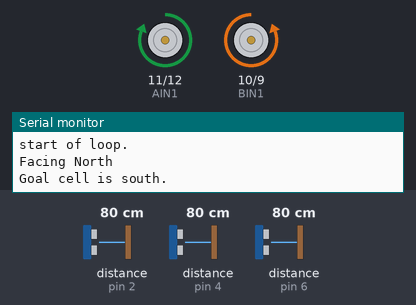
The sketch below on a simulated Arduino Uno, built with avr-gcc and run on an emulated ATmega328P. Shown: motor-driver pin pairs drawn as motors (green arrow = first pin HIGH = forward, orange = second pin HIGH = backward, longer = more drive, scaled by the enable pin), the last lines printed to the serial monitor. Wiring (inferred from the names in the program): 3 × ultrasonic range finder: trigger pin 3, echo pin 2 / trigger pin 5, echo pin 4 / trigger pin 7, echo pin 6. Inputs (shaded band) come from the test bench; at power-on: distance to the obstacle (sensors on pin 2, pin 4, pin 6) 80 cm. The echo pulse lasts 58.3 µs per cm.

Above: at 0.07 s.
At 4.3 s:
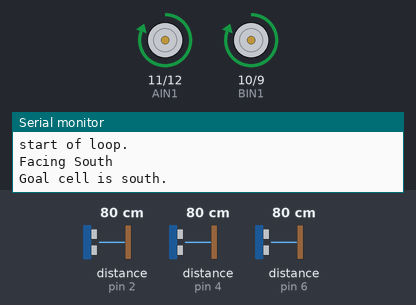
4.4 s: distance to the obstacle (sensor on pin 2) set to 250 cm
At 4.71 s:
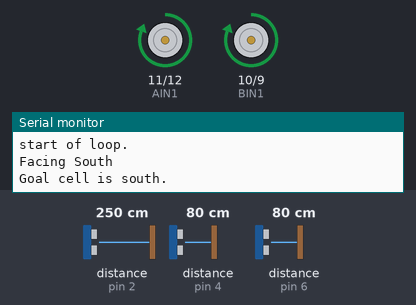
Timing chart, 0 to 13.4 s (numbered marks = the images above; inputs shaded):
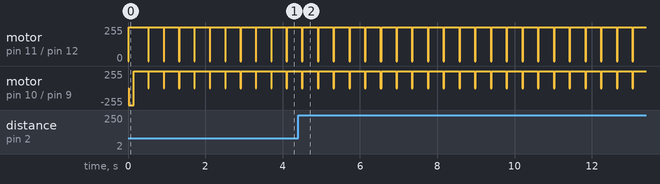

The sketch:

drive_code_with_map_WIP.ino
```cpp
// PINS
//the right motor will be controlled by the motor A pins on the motor driver
const int PWMA = 13;  //speed control pin on the motor driver for the right motor
const int AIN2 = 12;  //control pin 2 on the motor driver for the right motor
const int AIN1 = 11;  //control pin 1 on the motor driver for the right motor

//the left motor will be controlled by the motor B pins on the motor driver
const int BIN1 = 10;  //control pin 1 on the motor driver for the left motor
const int BIN2 = 9;   //control pin 2 on the motor driver for the left motor
const int PWMB = 8;   //speed control pin on the motor driver for the left motor

const int TRIG_LEFT = 7;
const int ECHO_LEFT = 6;
float distanceLeft;

const int TRIG_FRONT = 5;
const int ECHO_FRONT = 4;
float distanceFront;

const int TRIG_RIGHT = 3;
const int ECHO_RIGHT = 2;
float distanceRight;

const int SWITCH = 1;

// WALLS
bool walls[] = {false, false, false};

// DIRECTIONS
enum Orientation {
  NORTH = 1,
  EAST,
  SOUTH,
  WEST
};
enum Orientation currentOrientation = NORTH;
enum Direction {
  FORWARD = 1,
  LEFT,
  BACKWARD,
  RIGHT,
};

// DISTANCES (Centimeters)
const int CELL_SIZE = 18; // centimeters
const float WALL_DISTANCE_AWAY = 6.0f;
const double SPEED_SOUND = .0343;

const int SPEED = 200; // what is this unit?
const double WHEEL_DIAMETER = 3; // centimeters
const double WHEEL_CIRCUMFERENCE = PI*WHEEL_DIAMETER; //2*pi*radius = pi*diameter (centimeters)
// TODO: Adjust the below speed to be seconds instead of... whatever unit it is now
const double SECONDS_PER_CENTIMETER = SPEED/WHEEL_CIRCUMFERENCE; // ideally, this is in seconds per centimeter

// MAP
// TODO: Add map class
bool isAtFinish = false;

/********************************************************************************/
float updateSensor(int TRIG, int ECHO) {
  // Use sensors to recieve a signal
  digitalWrite(TRIG, LOW);
  delayMicroseconds(2);
  digitalWrite(TRIG, HIGH);
  delayMicroseconds(10);
  digitalWrite(TRIG, LOW);

  float duration = pulseIn(ECHO, HIGH);
  return (duration*SPEED_SOUND)/2;
}

void updateAllSensors() {
  distanceLeft = updateSensor(TRIG_LEFT, ECHO_LEFT);
  distanceFront = updateSensor(TRIG_FRONT, ECHO_FRONT);
  distanceRight = updateSensor(TRIG_RIGHT, ECHO_RIGHT);
}

bool detectWall(float distance) {
  return (distance <= WALL_DISTANCE_AWAY);
}

void detectAllWalls() {
  walls[0] = detectWall(distanceLeft);
  walls[0] = detectWall(distanceFront);
  walls[0] = detectWall(distanceRight);
}

void senseMap() { // TODO: Fill in wall-updating map functions
  updateAllSensors();
  detectAllWalls();
  switch (currentOrientation) {
    case 1: // North
      // update west, north, and east walls
      if (walls[1]) {} // Left wall
      if (walls[2]) {} // Front wall
      if (walls[3]) {} // Right wall
      Serial.println("Facing North");
      break;
    case 2: // East
      // update north, east, and south walls
      if (walls[1]) {} // Left wall
      if (walls[2]) {} // Front wall
      if (walls[3]) {} // Right wall
      Serial.println("Facing East");
      break;
    case 3: // South
      // update west, south, and east walls
      if (walls[1]) {} // Left wall
      if (walls[2]) {} // Front wall
      if (walls[3]) {} // Right wall
      Serial.println("Facing South");
      break;
    case 4: // West
      // update south, west, and east walls
      if (walls[1]) {} // Left wall
      if (walls[2]) {} // Front wall
      if (walls[3]) {} // Right wall
      Serial.println("Facing West");
      break;
    default: // What-
      Serial.println("Where The Heck Are You Oriented");
  }
}

void printDistance(int number, float distance) {
  Serial.print("Distance");
  Serial.print(number);
  Serial.print(": ");
  Serial.print(distance);
  if (detectWall(distance)) {
    Serial.println(" (Too close!)");
  } else {
    Serial.println("");
  }
}

void printAllDistances() {
  Serial.println("------------------ New Loop -------------------");
  printDistance(1, distanceLeft);
  printDistance(2, distanceFront);
  printDistance(3, distanceRight);
}

void rightMotor(int motorSpeed){
  if (motorSpeed > 0) { // if the motor should drive forward (positive speed)
    digitalWrite(AIN1, HIGH);
    digitalWrite(AIN2, LOW);
  } else if (motorSpeed < 0) { // if the motor should drive backward (negative speed)
    digitalWrite(AIN1, LOW);
    digitalWrite(AIN2, HIGH);
  } else { // if the motor should stop
    digitalWrite(AIN1, LOW);
    digitalWrite(AIN2, LOW);
  }
  analogWrite(PWMA, abs(motorSpeed)); // now that the motor direction is set, drive it
}

void leftMotor(int motorSpeed) { // function for driving the left motor
  if (motorSpeed > 0) { // if the motor should drive forward (positive speed)
    digitalWrite(BIN1, HIGH);
    digitalWrite(BIN2, LOW);
  } else if (motorSpeed < 0) { // if the motor should drive backward (negative speed)
    digitalWrite(BIN1, LOW);
    digitalWrite(BIN2, HIGH);
  } else { // if the motor should stop
    digitalWrite(BIN1, LOW);
    digitalWrite(BIN2, LOW);
  }
  analogWrite(PWMB, abs(motorSpeed)); // now that the motor direction is set, drive it at the entered speed
}

void driveForward() {
  rightMotor(SPEED);
  leftMotor(SPEED);
}
void driveBackward() {
  rightMotor(-SPEED);
  leftMotor(-SPEED);
}
void turnLeft() {
  rightMotor(SPEED);
  leftMotor(-SPEED);
}
void turnRight() {
  rightMotor(-SPEED);
  leftMotor(SPEED);
}
void stopMoving() {
  rightMotor(0);
  leftMotor(0);
}

void driveForwardOneCell() {
  driveForward();
  delay(SECONDS_PER_CENTIMETER*CELL_SIZE);
  stopMoving();
  Serial.println("Drove forward one cell.");
}

void shiftOrientation(int direction) { // negative is left, positive is right
  currentOrientation = currentOrientation + direction;
  while (currentOrientation < 1) {
    currentOrientation = currentOrientation + 4;
  }
  while (currentOrientation > 4) {
    currentOrientation = currentOrientation - 4;
  }
}

void turnLeft90Degrees() {
  turnLeft();
  delay(SECONDS_PER_CENTIMETER*3); // TODO: Change this
  stopMoving();
  shiftOrientation(-1);
  Serial.println("Shifted orientation left.");
}

void turnRight90Degrees() {
  turnRight();
  delay(SECONDS_PER_CENTIMETER*3); // TODO: Change this
  stopMoving();
  shiftOrientation(1);
  Serial.println("Shifted orientation right.");
}

enum Orientation compareCellOrientation(int hereX, int hereY, int thereX, int thereY) { // tell us which way we need to be oriented to enter the next cell
  enum Orientation goalDirection = NORTH;
  Serial.print("Goal cell is ");
  if (hereX < thereX) { // goal is east
    goalDirection = EAST;
    Serial.println("east.");
  } else if (hereX > thereX) { // goal is west
    goalDirection = WEST;
    Serial.println("west.");
  } else if (hereY < thereY) { // goal is south
    goalDirection = SOUTH;
    Serial.println("south.");
  } else if (hereY > thereY) { // goal is north
    goalDirection = NORTH; // (redundant?)
    Serial.println("north.");
  } else { // goal is the same spot??
    Serial.println("in the same spot?");
  }
  return goalDirection;
}

void driveToNextCell() {
  enum Orientation goalOrientation = compareCellOrientation(0,0,0,1); // TODO: Change this to account for current locations
  while (currentOrientation != goalOrientation) {
    // Serial.print(goalDireciton)
    if ((goalOrientation == currentOrientation + 1 && currentOrientation+1 < 5) ||
        (goalOrientation == NORTH && currentOrientation+1 == 5)) {
      turnRight90Degrees();
    } else {
      turnLeft90Degrees();
    }
  }
  driveForwardOneCell();
}

/********************************************************************************/
void setup() {
  pinMode(LED_BUILTIN, OUTPUT);

  pinMode(SWITCH, INPUT_PULLUP);   //set this as a pullup to sense whether the switch is flipped

  //set the motor control pins as outputs
  pinMode(AIN1, OUTPUT);
  pinMode(AIN2, OUTPUT);
  pinMode(PWMA, OUTPUT);

  pinMode(BIN1, OUTPUT);
  pinMode(BIN2, OUTPUT);
  pinMode(PWMB, OUTPUT);

  pinMode(TRIG_LEFT, OUTPUT);
  pinMode(TRIG_FRONT, OUTPUT);
  pinMode(TRIG_RIGHT, OUTPUT);
	pinMode(ECHO_LEFT, INPUT);
  pinMode(ECHO_FRONT, INPUT);
  pinMode(ECHO_RIGHT, INPUT);

  // If need be, initialize map here

	Serial.begin(9600);
}

void loop() {
  Serial.println("start of loop.");
  if (!isAtFinish) {
    // sense map, make walls
    senseMap();
    // update map based on new walls

    // find best move based on current location

    // move toward best move
    driveToNextCell();
    // check if we are at the finish line

  }
}
```

Measured:
- by itself, motor on pin 11 (AIN1) / pin 12 (AIN2), motor on pin 10 (BIN1) / pin 9 (BIN2): alternates forward 255/255 for 0.38 s and stopped for 0.03 s
